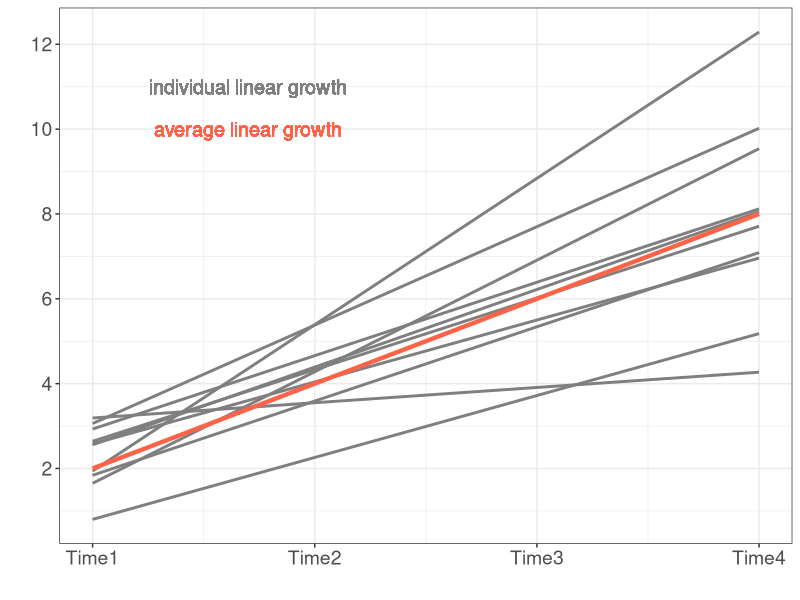

Write the R code that produced this figure.
library(mvtnorm)
library(tidyverse)

set.seed(104)


# data generation ----------------
mean.b = c(2,2)
Sig.b = 1^2*diag(2)
N = 10 + 1

param = round(rmvnorm(N, mean = mean.b, sigma = Sig.b),2)
param[N,] = mean.b 

x <- c(0:3) # 4 time points

dat <- cross_df(list(time=x, y=c(1:N))) %>%
  mutate(resp = param[y,1] + param[y,2]*x)


# ggplot ----------------
ggplot(data=dat %>% filter(y<N), aes(x=time, y =resp, group=y)) + 
  geom_line(size=1,linetype="solid", color="grey50") +
  geom_line(data = dat %>% filter(y==N), aes(x=time, y =resp), size = 1.5, color = "tomato") +
  theme_bw() +
  theme(text = element_text(size=14),
        axis.text.x = element_text(size=14),
        axis.text.y = element_text(size=14)) +
  # geom_abline(intercept = 2, slope = 2, color="blue", size=1) +
  scale_x_continuous(name="", breaks=c(0,1,2,3),
                     labels=sprintf("Time%s", seq(1:4))) +
  scale_y_continuous(name="", breaks=seq(0,12,by=2)) +
  geom_text(x=0.7, y=11, label="individual linear growth", color="grey50", size=5) +
  geom_text(x=0.7, y=10, label="average linear growth", color="tomato", size=5)
# ggsave("unconditional model/multiple_lines.pdf", width = 5, height = 4)
# ggsave("unconditional model/multiple_lines.png", width = 5, height = 4)
